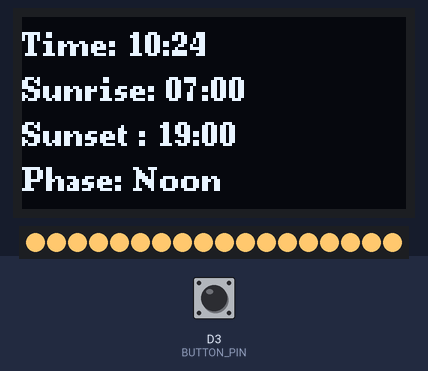
This sketch was run on a simulated ESP8266 (NodeMCU). Parts: 128×64 one-colour display, 18 RGB LEDs in strip order, left to right. Inputs (shaded band) come from the test bench; at power-on: D3 (BUTTON_PIN) HIGH. Dim RGB values are drawn brighter than linear; WiFi joins after 1.5 s; servers stay silent unless stated; uploads are accepted with an empty reply; the local clock reads 2024-03-15 10:24:30 at power-on unless the sketch sets it.

Above: at 3.8 s.
3.9 s: D3 (BUTTON_PIN) pulled LOW for 0.25 s
At 6.5 s:
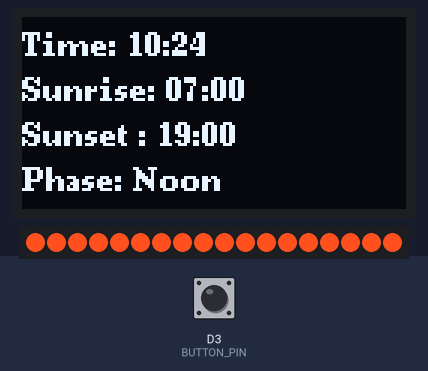
At 15.9 s:
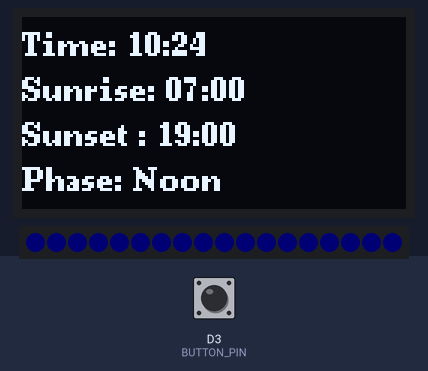
Timing chart, 0 to 17.4 s (numbered marks = the images above; inputs shaded):
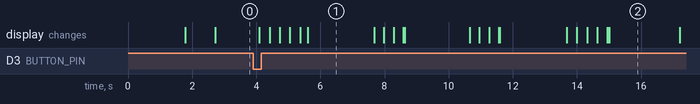

The sketch:

Aquarium_Daylight_Simulator.ino
```cpp
/*
  Aquarium Natural Daylight Simulator
  -----------------------------------
  NodeMCU ESP8266 + SH1106 OLED (1.3" I2C) + WS2812 LED Strip + Test Button

  - Automatic sunrise/sunset via API (latitude/longitude required)
  - OLED displays local time, sunrise, sunset, current phase
  - Realistic fades and brightness changes for each phase
  - Push button activates test mode (full cycle in short time)
  - All pins, connections, and hardware details are in README.md

  IMPORTANT: Edit your country/city coordinates (latitude, longitude)!
*/

#include <ESP8266WiFi.h>
#include <ESP8266HTTPClient.h>
#include <ArduinoJson.h>
#include <Adafruit_NeoPixel.h>
#include <time.h>
#include <Wire.h>
#include <U8g2lib.h>

// ----------- OLED DISPLAY -----------
U8G2_SH1106_128X64_NONAME_F_HW_I2C u8g2(U8G2_R0, U8X8_PIN_NONE);

// ----------- LED & BUTTON -----------
#define LED_PIN    D4        // GPIO2
#define LED_COUNT  18
#define BUTTON_PIN D3        // GPIO0 (Button to GND)
Adafruit_NeoPixel strip(LED_COUNT, LED_PIN, NEO_GRB + NEO_KHZ800);

// ----------- WIFI (Default SSID/PASS) -----------
const char* ssid = "your_wifi_ssid";
const char* password = "your_wifi_password";

// ----------- LOCATION -----------
const float latitude = 41.0;      // <-- CHANGE THIS FOR YOUR LOCATION!
const float longitude = 28.6;

// ----------- SUNRISE / SUNSET TIMES -----------
int sunriseHour = 7, sunriseMin = 0, sunsetHour = 19, sunsetMin = 0;
String phaseName = "N/A";

// ----------- COLORS -----------
uint8_t moonlightColor[3] = {0, 0, 10};
uint8_t sunsetColor[3]    = {255, 80, 30};
uint8_t noonColor[3]      = {255, 200, 110};

void setSolidColor(uint8_t* color, float brightness = 1.0);
void softFadeBetweenBrightness(uint8_t* fromColor, uint8_t* toColor, float startB, float endB, int duration);
void runTestMode();
void updateDisplay(struct tm *timeinfo);

void setup() {
  Wire.begin(D2, D1); // I2C OLED
  u8g2.begin();

  Serial.begin(115200);
  pinMode(BUTTON_PIN, INPUT_PULLUP);
  strip.begin();
  for (int i = 0; i < LED_COUNT; i++) strip.setPixelColor(i, 0, 0, 0);
  strip.show();

  u8g2.clearBuffer();
  u8g2.setFont(u8g2_font_ncenB08_tr);
  u8g2.drawStr(5,32,"WiFi Connecting...");
  u8g2.sendBuffer();

  // WiFi connect
  WiFi.begin(ssid, password);
  while (WiFi.status() != WL_CONNECTED) {
    delay(400);
    u8g2.clearBuffer();
    u8g2.setFont(u8g2_font_ncenB08_tr);
    u8g2.drawStr(5,32,"WiFi Connecting...");
    u8g2.sendBuffer();
  }
  u8g2.clearBuffer();
  u8g2.setFont(u8g2_font_ncenB08_tr);
  u8g2.drawStr(5,32,"WiFi Connected!");
  u8g2.sendBuffer();
  delay(700);

  // NTP Time
  configTime(3 * 3600, 0, "pool.ntp.org", "time.nist.gov"); // UTC+3
  getSunTimes();
}

void loop() {
  static bool testActive = false;
  static unsigned long lastButtonCheck = 0;
  static unsigned long lastScreenUpdate = 0;
  struct tm timeinfo;

  // Test Mode
  if (millis() - lastButtonCheck > 200) {
    lastButtonCheck = millis();
    if (digitalRead(BUTTON_PIN) == LOW && !testActive) {
      testActive = true;
      runTestMode();
      testActive = false;
    }
  }

  if (!getLocalTime(&timeinfo)) {
    setSolidColor(moonlightColor, 0.5);
    phaseName = "No RTC";
    updateDisplay(NULL);
    return;
  }

  int nowHour = timeinfo.tm_hour;
  int nowMin = timeinfo.tm_min;
  float nowFloat = nowHour + nowMin / 60.0;
  float sunrise = sunriseHour + sunriseMin / 60.0;
  float sunset  = sunsetHour + sunsetMin / 60.0;
  float sunriseEnd = sunrise + 0.75;     // 45min
  float sunsetStart = sunset - 0.75;

  // ---- Phase & Fade Management ----
  if (!testActive) {
    if (nowFloat < sunrise) {
      setSolidColor(moonlightColor, 0.1); // Night: 10%
      phaseName = "Moonlight";
    } else if (nowFloat >= sunrise && nowFloat < sunriseEnd) {
      // Sunrise: fade 10% -> 100%, color transition
      softFadeBetweenBrightness(moonlightColor, sunsetColor, 0.1, 1.0, 2000);
      setSolidColor(noonColor, 1.0);
      phaseName = "Sunrise";
    } else if (nowFloat >= sunriseEnd && nowFloat < sunsetStart) {
      setSolidColor(noonColor, 1.0);
      phaseName = "Noon";
    } else if (nowFloat >= sunsetStart && nowFloat < sunset) {
      // Sunset: fade 100% -> 10%, color transition
      softFadeBetweenBrightness(noonColor, sunsetColor, 1.0, 1.0, 1000);
      softFadeBetweenBrightness(sunsetColor, moonlightColor, 1.0, 0.1, 2000);
      setSolidColor(moonlightColor, 0.1);
      phaseName = "Sunset";
    } else {
      setSolidColor(moonlightColor, 0.1);
      phaseName = "Moonlight";
    }
  }

  // ---- OLED Update ----
  if (millis() - lastScreenUpdate > 900) {
    lastScreenUpdate = millis();
    updateDisplay(&timeinfo);
  }
}

// Get sunrise/sunset times from API
void getSunTimes() {
  if (WiFi.status() != WL_CONNECTED) return;

  String url = String("http://api.sunrise-sunset.org/json?lat=") + latitude + "&lng=" + longitude + "&formatted=0";
  WiFiClient client;
  HTTPClient http;
  http.begin(client, url);

  int httpCode = http.GET();
  if (httpCode == 200) {
    String payload = http.getString();
    StaticJsonDocument<1024> doc;
    DeserializationError err = deserializeJson(doc, payload);
    if (!err) {
      String sunriseStr = doc["results"]["sunrise"];
      String sunsetStr  = doc["results"]["sunset"];

      sunriseHour = sunriseStr.substring(11, 13).toInt() + 3; // UTC+3
      sunriseMin  = sunriseStr.substring(14, 16).toInt();
      sunsetHour  = sunsetStr.substring(11, 13).toInt() + 3; // UTC+3
      sunsetMin   = sunsetStr.substring(14, 16).toInt();

      Serial.printf("Sunrise: %02d:%02d  Sunset: %02d:%02d\n", sunriseHour, sunriseMin, sunsetHour, sunsetMin);
    }
  }
  http.end();
}

void setSolidColor(uint8_t* color, float brightness) {
  for (int i = 0; i < LED_COUNT; i++) {
    strip.setPixelColor(i,
      (uint8_t)(color[0] * brightness),
      (uint8_t)(color[1] * brightness),
      (uint8_t)(color[2] * brightness));
  }
  strip.show();
}

void softFadeBetweenBrightness(uint8_t* fromColor, uint8_t* toColor, float startB, float endB, int duration) {
  const int steps = 80;
  for (int i = 0; i <= steps; i++) {
    float t = (float)i / steps;
    float smooth = t * t * (3 - 2 * t);
    float bright = startB + smooth * (endB - startB);
    uint8_t r = fromColor[0] + smooth * (toColor[0] - fromColor[0]);
    uint8_t g = fromColor[1] + smooth * (toColor[1] - fromColor[1]);
    uint8_t b = fromColor[2] + smooth * (toColor[2] - fromColor[2]);
    for (int j = 0; j < LED_COUNT; j++) {
      strip.setPixelColor(j, r * bright, g * bright, b * bright);
    }
    strip.show();
    delay(duration / steps);
  }
}

void runTestMode() {
  softFadeBetweenBrightness(moonlightColor, sunsetColor, 0.1, 1.0, 1500);
  delay(2000);
  softFadeBetweenBrightness(sunsetColor, noonColor, 1.0, 1.0, 1000);
  delay(2000);
  softFadeBetweenBrightness(noonColor, sunsetColor, 1.0, 1.0, 1000);
  delay(2000);
  softFadeBetweenBrightness(sunsetColor, moonlightColor, 1.0, 0.1, 1500);
  delay(2000);
}

void updateDisplay(struct tm *timeinfo) {
  u8g2.clearBuffer();
  u8g2.setFont(u8g2_font_ncenB08_tr);
  if (timeinfo) {
    char buf[16];
    sprintf(buf, "Time: %02d:%02d", timeinfo->tm_hour, timeinfo->tm_min);
    u8g2.drawStr(0, 13, buf);
  } else {
    u8g2.drawStr(0, 13, "Time: ???");
  }
  char buf2[24];
  sprintf(buf2, "Sunrise: %02d:%02d", sunriseHour, sunriseMin);
  u8g2.drawStr(0, 28, buf2);
  sprintf(buf2, "Sunset : %02d:%02d", sunsetHour, sunsetMin);
  u8g2.drawStr(0, 43, buf2);
  u8g2.drawStr(0, 58, ("Phase: " + phaseName).c_str());
  u8g2.sendBuffer();
}
```
